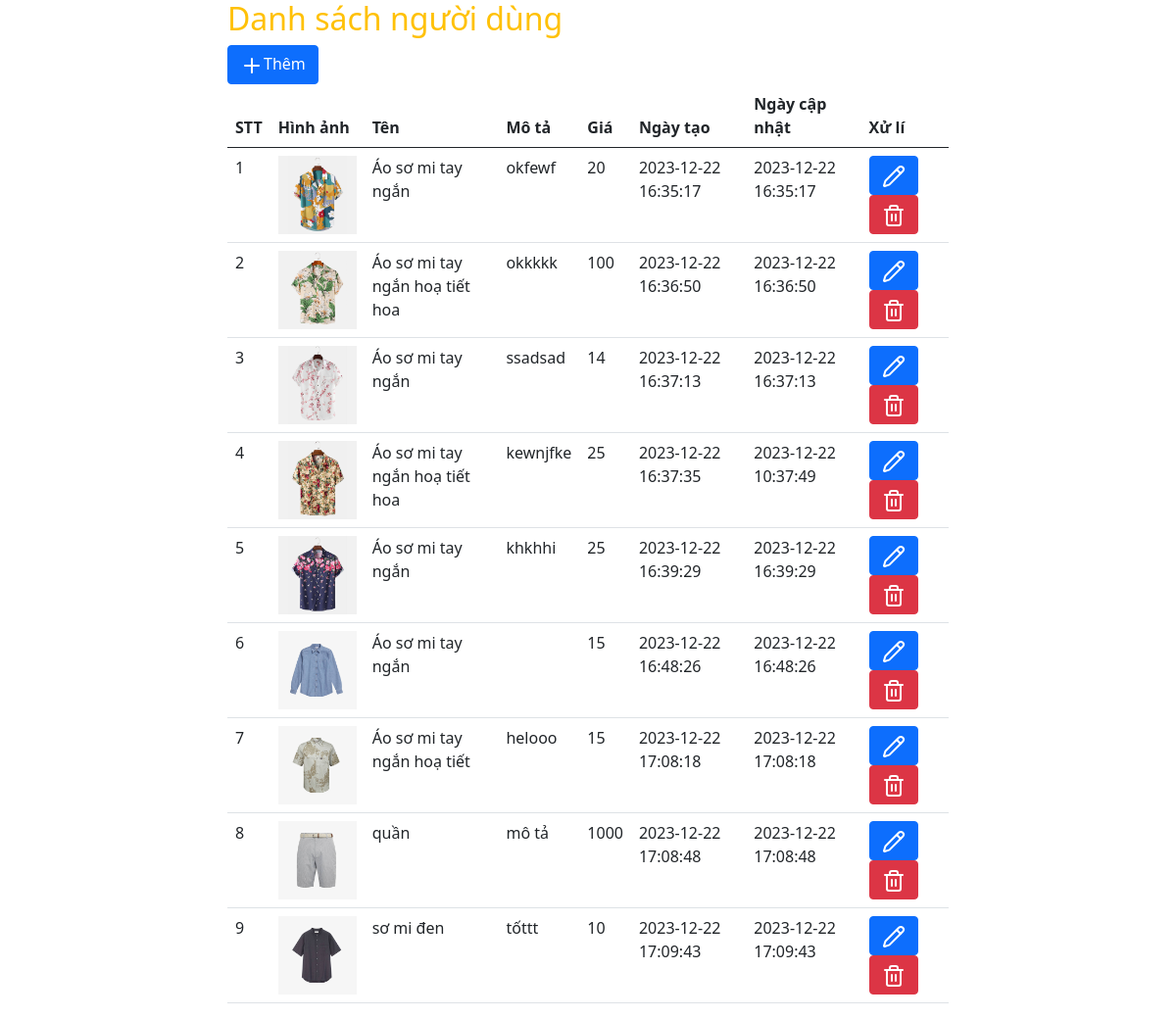
Screenshot of /products/index.php with the database file from the repository.
### tables this page shows
CREATE TABLE `products` (
  `id` int(11) NOT NULL,
  `name` varchar(50) NOT NULL,
  `description` text NOT NULL,
  `price` int(11) NOT NULL,
  `image` varchar(255) NOT NULL,
  `created_at` timestamp NULL DEFAULT current_timestamp(),
  `updated_at` timestamp NULL DEFAULT current_timestamp(),
  `isFeatured` tinyint(1) DEFAULT NULL
);

### funcitions.php (called while the page is built, shortened)
<?php
$domain_name= explode('/',$_SERVER ['REQUEST_URI'])[1];
 function showAllProducts(){
        global $conn;
        global $domain_name;
       $query="SELECT * FROM products";
       $result= mysqli_query($conn,$query);
       $products= [];
       if ($result-> num_rows>0){
           $rowNum=1;
           while( $row=$result->fetch_assoc()){
              $products[]=array(
                 "index"=>$rowNum++,
                 "id"=> $row['id'],
                 "image"=>'/'.$domain_name.$row['image'],
                 "name"=>$row['name'],
                 "description"=>$row['description'],
                 "price"=>$row['price'],
                 "created_at"=>$row['created_at'],
                 "updated_at"=>$row['updated_at'],
              );
           }
       }
       return $products;
 }
  ?>

### products/index.php (the view, shortened to what this page needs)
<?php
include_once "../funcitions.php";
$products= showAllProducts();
?>
      <?php include_once("../includes/header.php") ?>
                <h1 class="fs-2 text-warning">Danh sách người dùng </h1>
                <a href="./create.php" class="btn btn-primary"><i data-lucide="plus"></i>Thêm </a>
                <table class="table table-hover ">
                <thead>
                    <tr>
                        <th>STT</th>
                        <th>Hình ảnh</th>
                        <th>Tên</th>
                        <th>Mô tả</th>
                        <th> Giá</th>
                        <th>Ngày tạo</th>
                        <th>Ngày cập nhật </th>
                        <th>Xử lí</th>
                    </tr>
                </thead>
                <tbody>
                    <?php foreach($products as $product){ ?>
                    <tr>
                        <td><?php echo $product['index']?></td>
                        <td><img src="<?php echo $product['image']?>"style="max-width:80px;max-height:80px;"></td>
                        <td><?php echo $product['name']?></td>
                        <td><?php echo $product['description']?></td>
                        <td><?php echo $product['price']?></td>
                        <td><?php echo $product['created_at']?></td>
                        <td><?php echo $product['updated_at']?></td>
                        <td >
                        <a href="./edit.php?id=<?php echo $product ['id']?>" class="btn btn-primary"><i data-lucide="pencil"></i></a>
                         <a href="./delete.php?id=<?php echo $product ['id']?>" class="btn btn-danger"><i data-lucide="trash"></i></a>
                        </td>
                    </tr>
                    <?php } ?>
                </tbody>
                </table>
                <?php include_once("../includes/footer.php") ?>

### includes/header.php (shortened to what this page needs)
<!DOCTYPE html>
<html lang="en">
<head>
    <link href="https://cdn.jsdelivr.net/npm/bootstrap@5.0.2/dist/css/bootstrap.min.css" rel="stylesheet">
</head>
<body>
<div class="container">
        <div class="row">
            <div class="col-8 mx-auto">

### includes/footer.php (shortened to what this page needs)
   </div>
        </div>
    </div>
</body>
</html>

### rows the page displays
products: index "1", shows a picture, name "Áo sơ mi tay ngắn", description "okfewf", price "20", created_at "2023-12-22 16:35:17", updated_at "2023-12-22 16:35:17"
products: index "2", shows a picture, name "Áo sơ mi tay ngắn hoạ tiết hoa", description "okkkkk", price "100", created_at "2023-12-22 16:36:50", updated_at "2023-12-22 16:36:50"
products: index "3", shows a picture, name "Áo sơ mi tay ngắn", description "ssadsad", price "14", created_at "2023-12-22 16:37:13", updated_at "2023-12-22 16:37:13"
products: index "4", shows a picture, name "Áo sơ mi tay ngắn hoạ tiết hoa", description "kewnjfke", price "25", created_at "2023-12-22 16:37:35", updated_at "2023-12-22 10:37:49"
products: index "5", shows a picture, name "Áo sơ mi tay ngắn", description "khkhhi", price "25", created_at "2023-12-22 16:39:29", updated_at "2023-12-22 16:39:29"
products: index "6", shows a picture, name "Áo sơ mi tay ngắn", price "15", created_at "2023-12-22 16:48:26", updated_at "2023-12-22 16:48:26"
products: index "7", shows a picture, name "Áo sơ mi tay ngắn hoạ tiết", description "helooo", price "15", created_at "2023-12-22 17:08:18", updated_at "2023-12-22 17:08:18"
products: index "8", shows a picture, name "quần", description "mô tả", price "1000", created_at "2023-12-22 17:08:48", updated_at "2023-12-22 17:08:48"
products: index "9", shows a picture, name "sơ mi đen", description "tốttt", price "10", created_at "2023-12-22 17:09:43", updated_at "2023-12-22 17:09:43"
